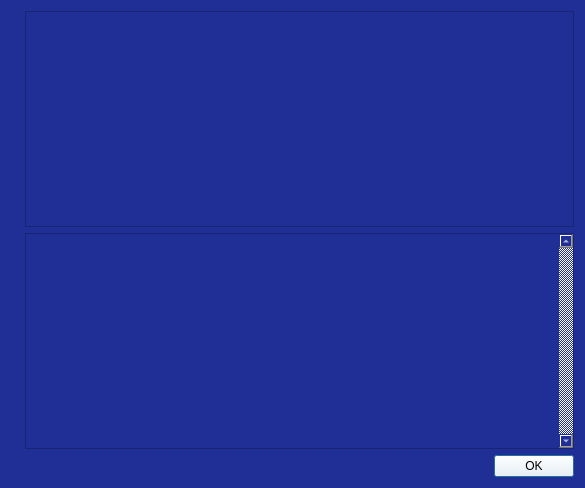
<?xml version="1.0" encoding="UTF-8"?>
<ui version="4.0">
 <class>HelpMessageDialog</class>
 <widget class="QDialog" name="HelpMessageDialog">
  <property name="geometry">
   <rect>
    <x>0</x>
    <y>0</y>
    <width>585</width>
    <height>488</height>
   </rect>
  </property>
  <property name="font">
   <font>
    <family>Dosis</family>
    <pointsize>10</pointsize>
   </font>
  </property>
  <property name="windowTitle">
   <string notr="true">Bitcoin Green Core - Command-line options</string>
  </property>
  <property name="styleSheet">
   <string notr="true">background-color:  rgb(32, 47, 149);
color: rgb(255, 255, 255);</string>
  </property>
  <layout class="QHBoxLayout" name="horizontalLayout_2">
   <item>
    <widget class="QLabel" name="graphic">
     <property name="sizePolicy">
      <sizepolicy hsizetype="Preferred" vsizetype="Ignored">
       <horstretch>0</horstretch>
       <verstretch>0</verstretch>
      </sizepolicy>
     </property>
     <property name="pixmap">
      <pixmap>:/images/about</pixmap>
     </property>
     <property name="alignment">
      <set>Qt::AlignLeading|Qt::AlignLeft|Qt::AlignTop</set>
     </property>
    </widget>
   </item>
   <item>
    <layout class="QVBoxLayout" name="verticalLayout">
     <item>
      <widget class="QTextEdit" name="helpMessage">
       <property name="readOnly">
        <bool>true</bool>
       </property>
      </widget>
     </item>
     <item>
      <widget class="QScrollArea" name="scrollArea">
       <property name="verticalScrollBarPolicy">
        <enum>Qt::ScrollBarAlwaysOn</enum>
       </property>
       <property name="widgetResizable">
        <bool>true</bool>
       </property>
       <widget class="QWidget" name="scrollAreaWidgetContents">
        <property name="geometry">
         <rect>
          <x>0</x>
          <y>0</y>
          <width>525</width>
          <height>209</height>
         </rect>
        </property>
        <layout class="QVBoxLayout" name="verticalLayout_2">
         <item>
          <widget class="QLabel" name="aboutMessage">
           <property name="cursor">
            <cursorShape>IBeamCursor</cursorShape>
           </property>
           <property name="styleSheet">
            <string notr="true">color: rgb(255, 255, 255);</string>
           </property>
           <property name="textFormat">
            <enum>Qt::PlainText</enum>
           </property>
           <property name="alignment">
            <set>Qt::AlignLeading|Qt::AlignLeft|Qt::AlignTop</set>
           </property>
           <property name="openExternalLinks">
            <bool>true</bool>
           </property>
           <property name="textInteractionFlags">
            <set>Qt::LinksAccessibleByMouse|Qt::TextSelectableByKeyboard|Qt::TextSelectableByMouse</set>
           </property>
          </widget>
         </item>
        </layout>
       </widget>
      </widget>
     </item>
     <item>
      <widget class="QDialogButtonBox" name="okButton">
       <property name="styleSheet">
        <string notr="true">background-color: rgb(255, 255, 255);
color: rgb(0, 0, 0);</string>
       </property>
       <property name="orientation">
        <enum>Qt::Horizontal</enum>
       </property>
       <property name="standardButtons">
        <set>QDialogButtonBox::Ok</set>
       </property>
      </widget>
     </item>
    </layout>
   </item>
  </layout>
 </widget>
 <resources>
  <include location="../enchant.qrc"/>
 </resources>
 <connections>
  <connection>
   <sender>okButton</sender>
   <signal>accepted()</signal>
   <receiver>HelpMessageDialog</receiver>
   <slot>accept()</slot>
   <hints>
    <hint type="sourcelabel">
     <x>20</x>
     <y>20</y>
    </hint>
    <hint type="destinationlabel">
     <x>20</x>
     <y>20</y>
    </hint>
   </hints>
  </connection>
  <connection>
   <sender>okButton</sender>
   <signal>rejected()</signal>
   <receiver>HelpMessageDialog</receiver>
   <slot>reject()</slot>
   <hints>
    <hint type="sourcelabel">
     <x>20</x>
     <y>20</y>
    </hint>
    <hint type="destinationlabel">
     <x>20</x>
     <y>20</y>
    </hint>
   </hints>
  </connection>
 </connections>
</ui>
